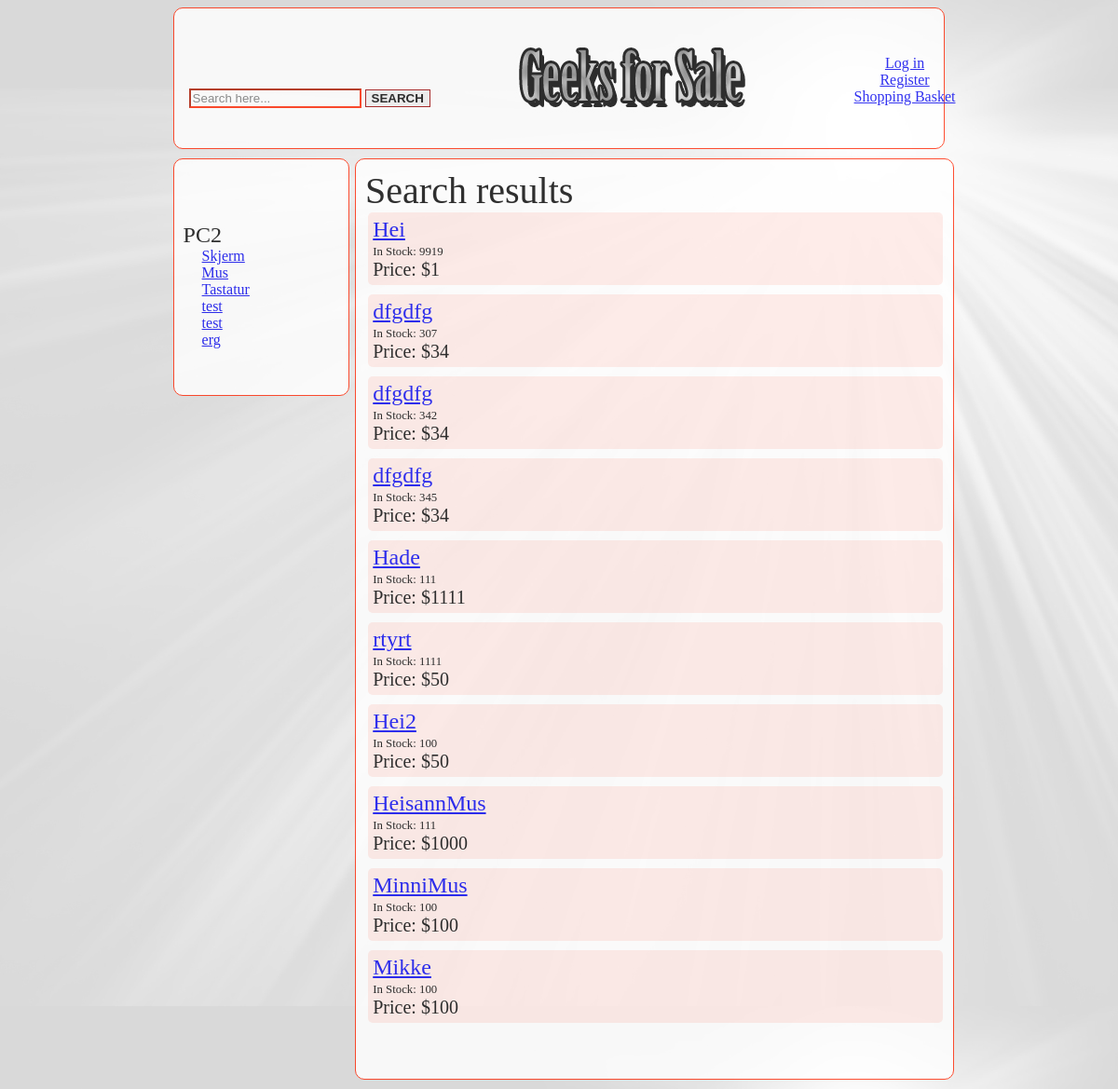
Screenshot of /search.php with the database file from the repository.
### tables this page shows
CREATE TABLE IF NOT EXISTS `productcategory` (
  `id` int(10) unsigned NOT NULL AUTO_INCREMENT,
  `categoryName` text NOT NULL,
  `visible` tinyint(1) NOT NULL DEFAULT '1',
  PRIMARY KEY (`id`)
);

CREATE TABLE IF NOT EXISTS `subcategory` (
  `id` int(10) unsigned NOT NULL AUTO_INCREMENT,
  `name` text NOT NULL,
  `categoryid` int(11) NOT NULL,
  `visible` tinyint(1) NOT NULL DEFAULT '1',
  PRIMARY KEY (`id`),
  KEY `categoryid` (`categoryid`)
);

CREATE TABLE IF NOT EXISTS `products` (
  `id` int(10) unsigned NOT NULL AUTO_INCREMENT,
  `price` int(10) unsigned NOT NULL,
  `pictures` text NOT NULL,
  `name` text NOT NULL,
  `info` text NOT NULL,
  `onStock` int(10) unsigned NOT NULL,
  `forSale` tinyint(1) NOT NULL,
  `rabatt` int(10) unsigned NOT NULL,
  `categoriID` int(10) unsigned NOT NULL,
  PRIMARY KEY (`id`)
);

### search.php (the view)
<?php
include 'Geeksforsaletop.php';
?>
<div id="content">
  <t0>Search results </t0>
   <?php
   $search = '\'%'.mysql_real_escape_string($_POST['search']).'%\'';
   $sql = "SELECT * from products where name like $search OR id=:search or info like $search AND forSale=1";
   $sth = $db->prepare($sql);
   $sth->bindValue (':search', $_POST['search']);
   $sth->execute();
   $sth->setFetchMode(PDO::FETCH_ASSOC);
   while($row = $sth->fetch()){
          echo "<div id=product>";
          echo "<t1><a href=\"productdetails.php?id=".$row['id']."\">".$row['name']."</a></t1></br>";
          echo "<t3>In Stock: ".$row['onStock']."</t3></br>";
          if(intval($row['rabatt'])!= 0){
            echo "<t2>Price: $".intval($row['price'])*(intval($row['rabatt'])/100)."</t2>";
         }else{
            echo "<t2>Price: $".$row['price']."</t2>";
        }
          echo "</div>";
   }
   ?>
</div>
</BODY>
</HTML>

### menu.php
<?php
require "db.php";
$sql = "Select * from productcategory where visible=1";
$sth = $db->prepare($sql);
$sth->execute();
$sth->setFetchMode(PDO::FETCH_ASSOC);
while($row = $sth->fetch()){
	echo "<br><t1>".$row['categoryName']."</t1><br>";
	$sql = "Select * from subcategory where visible=1 AND categoryid = ".$row['id'];
	$sth2 = $db->prepare($sql);
	$sth2->execute();
	$sth2->setFetchMode(PDO::FETCH_ASSOC);
	while($rows = $sth2->fetch()){
		echo "<t2I><a href=\"productcategory.php?id=".$rows['id']."\">".$rows['name']."</a></t2I><br>";
	}
}
?>

### StyleIndex.css (style rules this page uses)
body { background-image:url('Background2.jpg'); background-attachment: fixed; }
#content { font-family: 'Times New Roman'; float: left; border-radius: 10px; width: 53.3%; background-color: #ffffff; opacity: .8; margin-bottom: 10px; margin-left:0.5%; padding-left: 10px; padding-top: 10px; padding-bottom: 50px; border-style:solid; border-width:1px; border-color: #FF2400; }
#product { border-radius: 5px; width: 97%; background-color: #FFE9E5; margin-bottom: 10px; margin-left: 0.5%; margin-right: 20.5%; padding-left: 5px; padding-top: 5px; padding-bottom: 5px; }
t0 { font-size:250%; padding-top: 10px; }
t1 { font-size:150%; padding-top: 10px; }
t2 { font-size:125%; padding-top: 10px; }
t2I { font-size:100%; padding-left: 20px; }
t3 { font-size:80%; }

### rows the page displays
productcategory: categoryName "PC2"
subcategory: name "Skjerm"
subcategory: name "Mus"
subcategory: name "Tastatur"
subcategory: name "test"
subcategory: name "test"
subcategory: name "erg"
products: name "Hei", onStock "9919", price "1"
products: name "dfgdfg", onStock "307", price "34"
products: name "dfgdfg", onStock "342", price "34"
products: name "dfgdfg", onStock "345", price "34"
products: name "Hade", onStock "111", price "1111"
products: name "rtyrt", onStock "1111", intval($row['price'])*(intval($row['rabatt'])/100) "50"
products: name "Hei2", onStock "100", intval($row['price'])*(intval($row['rabatt'])/100) "50"
products: name "HeisannMus", onStock "111", price "1000"
products: name "MinniMus", onStock "100", price "100"
products: name "Mikke", onStock "100", price "100"
